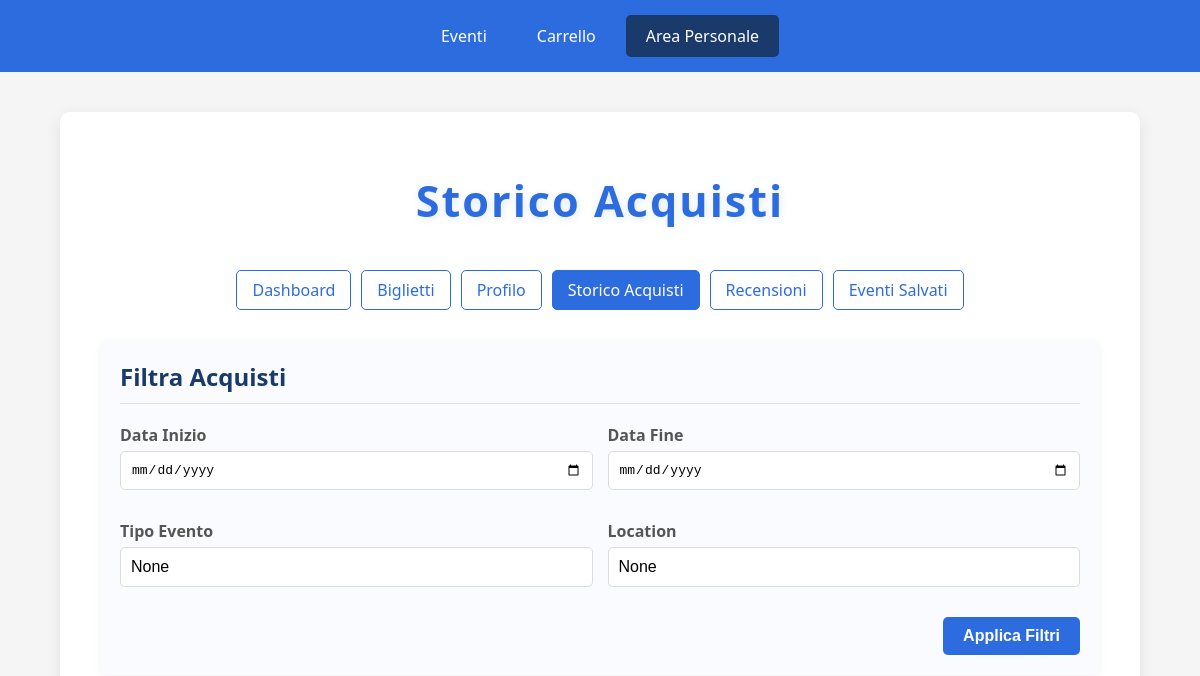
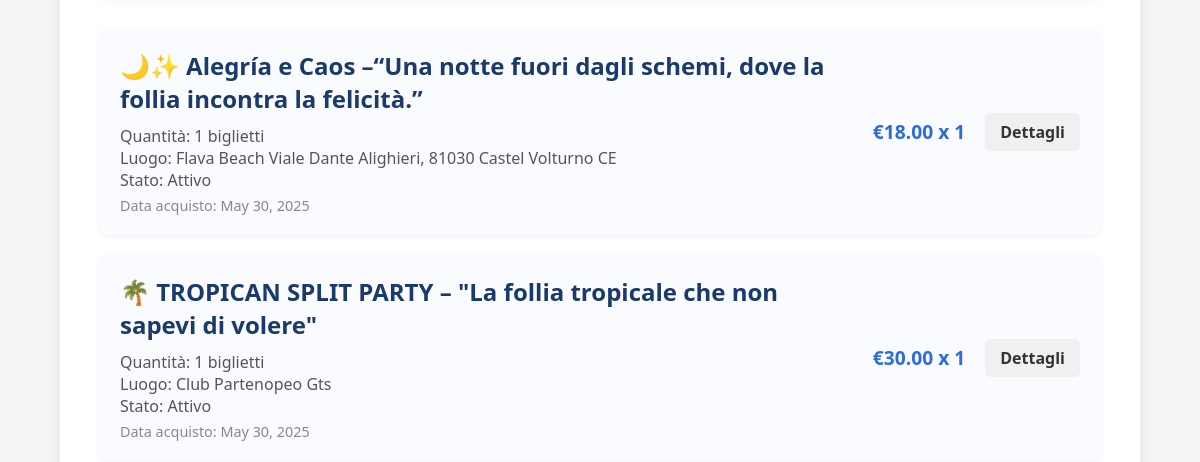
The app's page /area-personale/storico-acquisti/ (signed in, upper part), older data (2 pictures, top to bottom).
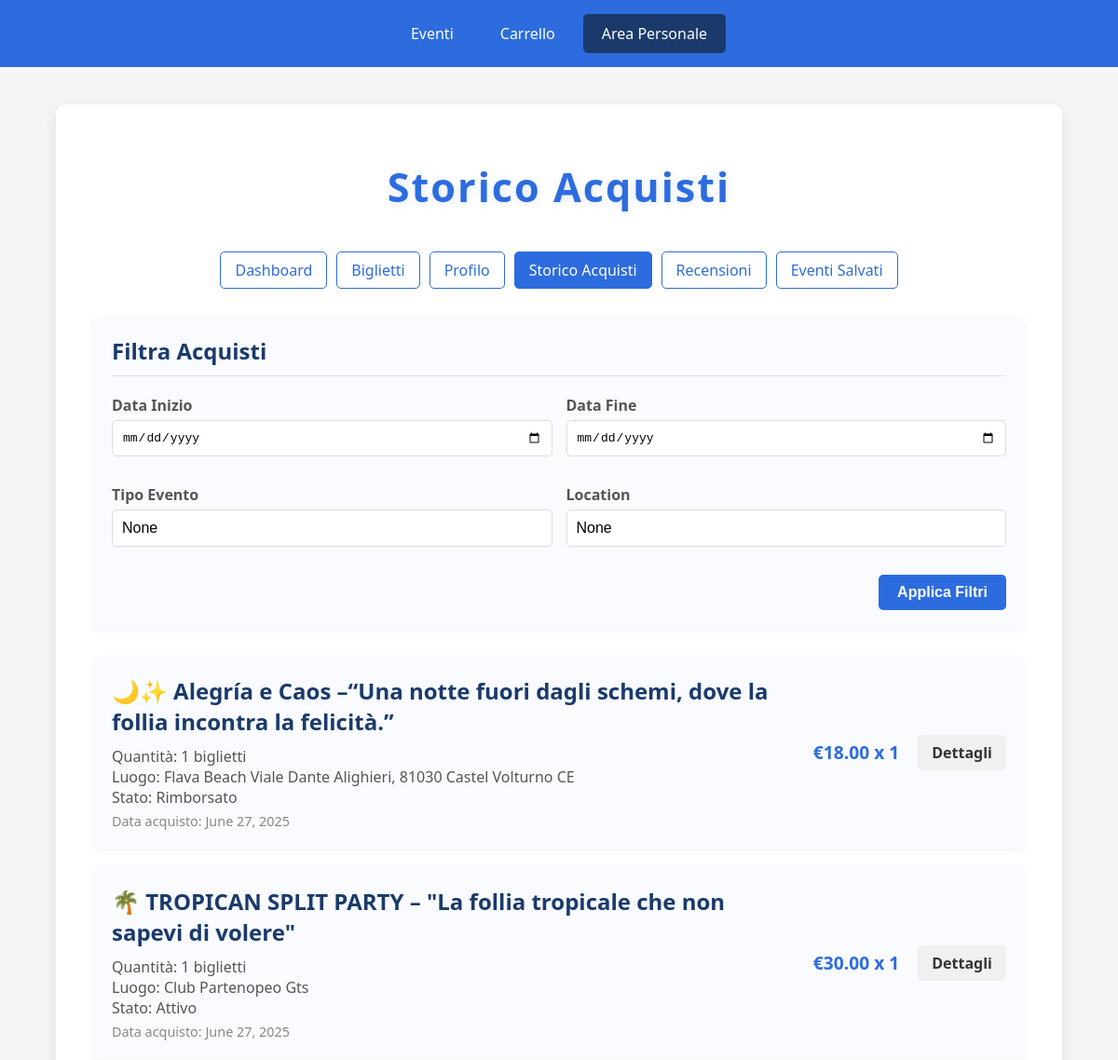
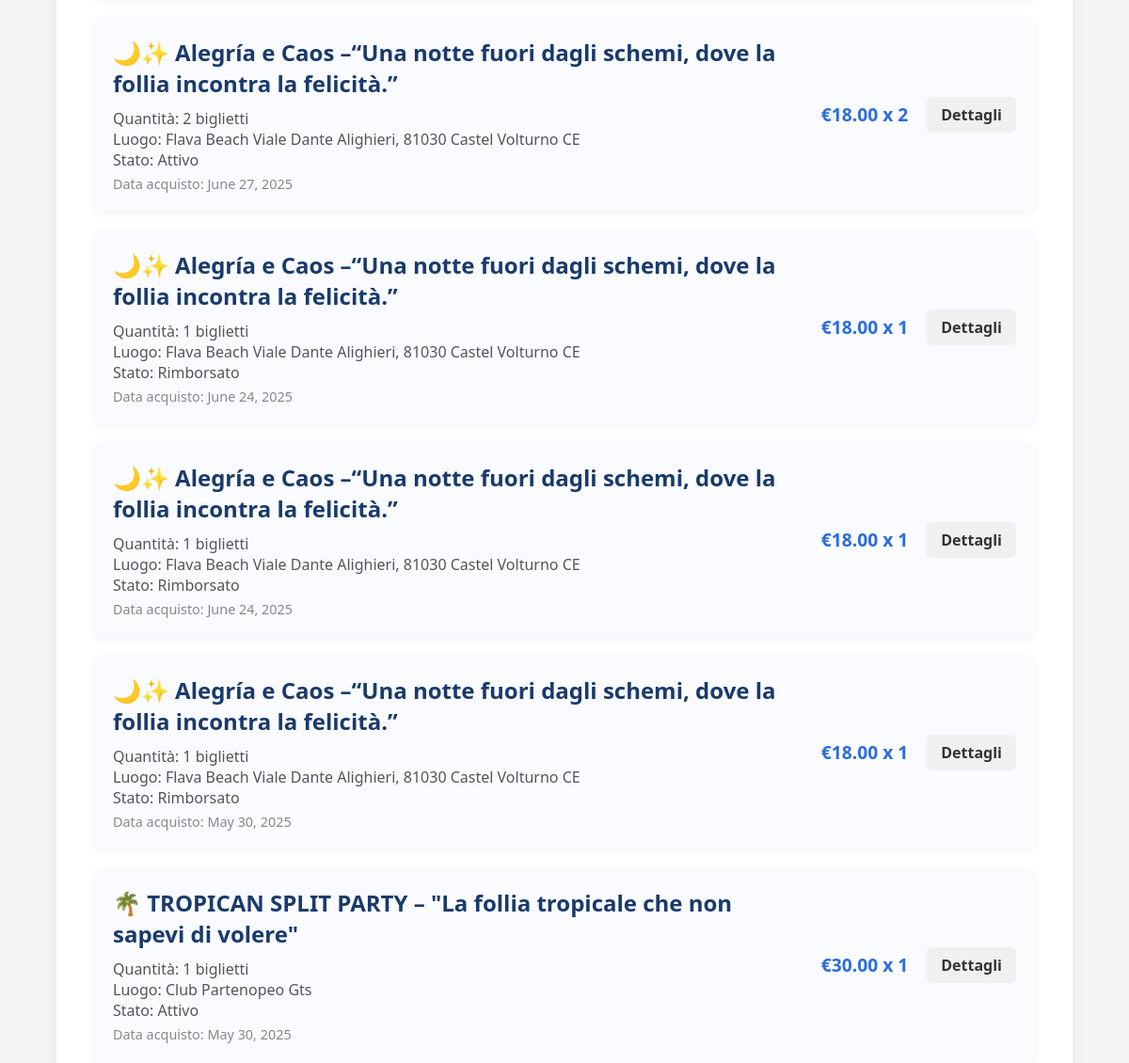
The same page, newer data (2 pictures, top to bottom).
### Event_Hub/models.py (models this page shows)
class Prenotazione(models.Model):
    STATO_CHOICES = [
        ('attivo', 'Attivo'),
        ('usato', 'Usato'),
        ('cancellato', 'Cancellato'),
        ('rimborsato', 'Rimborsato'),
    ]
    ticket_id = models.AutoField(primary_key=True)
    utente = models.ForeignKey(Utente, on_delete=models.CASCADE)
    evento = models.ForeignKey(Evento, on_delete=models.CASCADE)
    numero_biglietti = models.IntegerField()
    data_prenotazione = models.DateField(auto_now_add=True)
    stato = models.CharField(max_length=20, choices=STATO_CHOICES, default='attivo')

class Evento(models.Model):
    nome = models.CharField(max_length=100, primary_key=True)
    data = models.DateField()
    ora_inizio = models.TimeField()
    ora_fine = models.TimeField()
    luogo = models.CharField(max_length=100)
    descrizione = models.TextField()
    organizzatore = models.ForeignKey(Organizzatore, on_delete=models.CASCADE)
    biglietti_disponibili = models.IntegerField()
    prezzo = models.DecimalField(max_digits=10, decimal_places=2, default=0.00)

### Event_Hub/views.py (the view)
# urls.py: path('area-personale/storico-acquisti/', storico_acquisti, name='storico_acquisti'),
def storico_acquisti(request):
    utente_email = request.session.get('utente_email')
    if not utente_email:
        return redirect('login')
    try:
        utente = Utente.objects.get(email=utente_email)
        data_inizio = request.GET.get('data_inizio')
        data_fine = request.GET.get('data_fine')
        tipo_evento = request.GET.get('tipo_evento')
        location = request.GET.get('location')
        acquisti = Prenotazione.objects.filter(utente=utente)
        if data_inizio:
            acquisti = acquisti.filter(data_prenotazione__gte=data_inizio)
        if data_fine:
            acquisti = acquisti.filter(data_prenotazione__lte=data_fine)
        if tipo_evento:
            acquisti = acquisti.filter(evento__nome__icontains=tipo_evento)
        if location:
            acquisti = acquisti.filter(evento__luogo__icontains=location)
        acquisti = acquisti.order_by('-data_prenotazione')
        context = {
            'utente': utente,
            'acquisti': acquisti,
            'filtri': {
                'data_inizio': data_inizio,
                'data_fine': data_fine,
                'tipo_evento': tipo_evento,
                'location': location
            }
        }
        return render(request, 'storico_acquisti.html', context)
    except Utente.DoesNotExist:
        return redirect('login')

### templates/storico_acquisti.html (shortened to what this page needs)
<!DOCTYPE html>
<html lang="it">
<head>
</head>
<body>
    <div class="nav-menu">
        <a href="{% url 'eventi' %}">Eventi</a>
        <a href="{% url 'carrello' %}">Carrello</a>
        <a href="{% url 'area_personale' %}" class="active">Area Personale</a>
    </div>
    <div class="container">
        <h1>Storico Acquisti</h1>
        <div class="sub-nav">
            <a href="{% url 'area_personale' %}">Dashboard</a>
            <a href="{% url 'biglietti' %}">Biglietti</a>
            <a href="{% url 'profilo' %}">Profilo</a>
            <a href="{% url 'storico_acquisti' %}" class="active">Storico Acquisti</a>
            <a href="{% url 'recensioni' %}">Recensioni</a>
            <a href="{% url 'eventi_salvati' %}">Eventi Salvati</a>
        </div>
        <div class="filter-section">
            <h2>Filtra Acquisti</h2>
            <form method="get" class="filter-form">
                <div class="form-group">
                    <label class="form-label" for="data_inizio">Data Inizio</label>
                    <input type="date" id="data_inizio" name="data_inizio" class="form-input" value="{{ filtri.data_inizio }}">
                </div>
                <div class="form-group">
                    <label class="form-label" for="data_fine">Data Fine</label>
                    <input type="date" id="data_fine" name="data_fine" class="form-input" value="{{ filtri.data_fine }}">
                </div>
                <div class="form-group">
                    <label class="form-label" for="tipo_evento">Tipo Evento</label>
                    <input type="text" id="tipo_evento" name="tipo_evento" class="form-input" placeholder="Cerca per nome evento" value="{{ filtri.tipo_evento }}">
                </div>
                <div class="form-group">
                    <label class="form-label" for="location">Location</label>
                    <input type="text" id="location" name="location" class="form-input" placeholder="Cerca per luogo" value="{{ filtri.location }}">
                </div>
                <button type="submit" class="form-button">Applica Filtri</button>
            </form>
        </div>
        <div class="purchase-list">
            {% if acquisti %}
                {% for acquisto in acquisti %}
                    <div class="purchase-card">
                        <div class="purchase-info">
                            <div class="purchase-title">{{ acquisto.evento.nome }}</div>
                            <div class="purchase-details">
                                Quantità: {{ acquisto.numero_biglietti }} biglietti<br>
                                Luogo: {{ acquisto.evento.luogo }}<br>
                                Stato: {{ acquisto.get_stato_display }}
                            </div>
                            <div class="purchase-date">
                                Data acquisto: {{ acquisto.data_prenotazione }}
                            </div>
                        </div>
                        <div class="purchase-price">
                            €{{ acquisto.evento.prezzo|floatformat:2 }} x {{ acquisto.numero_biglietti }}
                        </div>
                        <div class="purchase-actions">
                            <a href="{% url 'biglietti' %}" class="purchase-button">Dettagli</a>
                        </div>
                    </div>
                {% endfor %}
            {% else %}
                <div class="empty-state">
                    Non hai ancora effettuato acquisti. <a href="{% url 'eventi' %}">Esplora gli eventi disponibili</a>
                </div>
            {% endif %}
        </div>
    </div>
</body>
</html>

Row changes from the older to the newer data that the page shows:
added Prenotazione: evento.nome "🌙✨ Alegría e Caos –“Una notte fuori dagli schemi, dove la follia incontra la felicità.”", numero_biglietti "1", evento.luogo "Flava Beach Viale Dante Alighieri, 81030 Castel Volturno CE", stato "Rimborsato", data_prenotazione "June 27, 2025", evento.prezzo "18.00"
added Prenotazione: evento.nome "🌴 TROPICAN SPLIT PARTY – \"La follia tropicale che non sapevi di volere\"", numero_biglietti "1", evento.luogo "Club Partenopeo Gts", stato "Attivo", data_prenotazione "June 27, 2025", evento.prezzo "30.00"
added Prenotazione: evento.nome "🌙✨ Alegría e Caos –“Una notte fuori dagli schemi, dove la follia incontra la felicità.”", numero_biglietti "2", evento.luogo "Flava Beach Viale Dante Alighieri, 81030 Castel Volturno CE", stato "Attivo", data_prenotazione "June 27, 2025", evento.prezzo "18.00"
added Prenotazione: evento.nome "🌙✨ Alegría e Caos –“Una notte fuori dagli schemi, dove la follia incontra la felicità.”", numero_biglietti "1", evento.luogo "Flava Beach Viale Dante Alighieri, 81030 Castel Volturno CE", stato "Rimborsato", data_prenotazione "June 24, 2025", evento.prezzo "18.00"
added Prenotazione: evento.nome "🌙✨ Alegría e Caos –“Una notte fuori dagli schemi, dove la follia incontra la felicità.”", numero_biglietti "1", evento.luogo "Flava Beach Viale Dante Alighieri, 81030 Castel Volturno CE", stato "Rimborsato", data_prenotazione "June 24, 2025", evento.prezzo "18.00"
changed Prenotazione (number 6 of 7 on the later page): stato "Attivo" → "Rimborsato"
